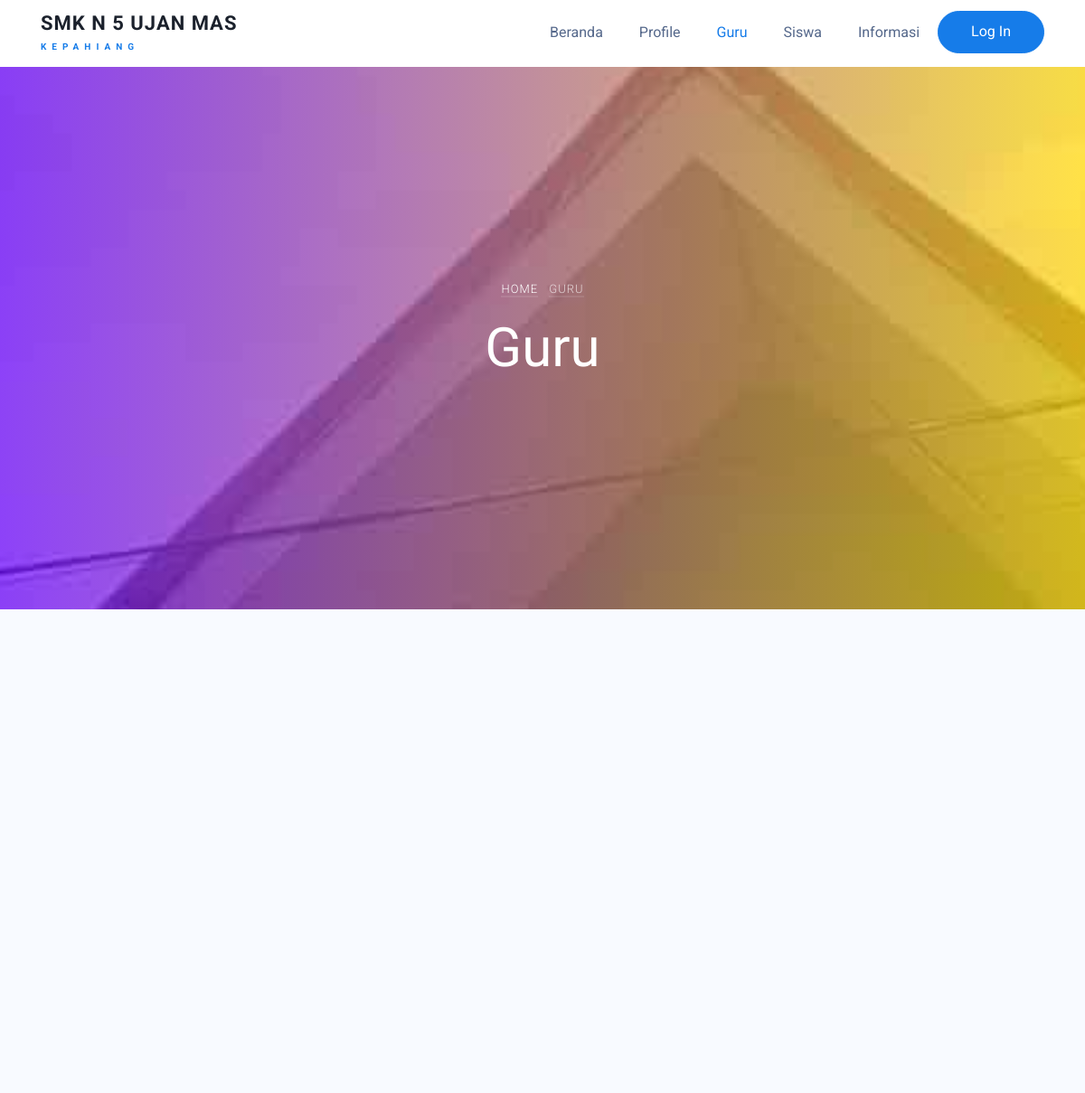
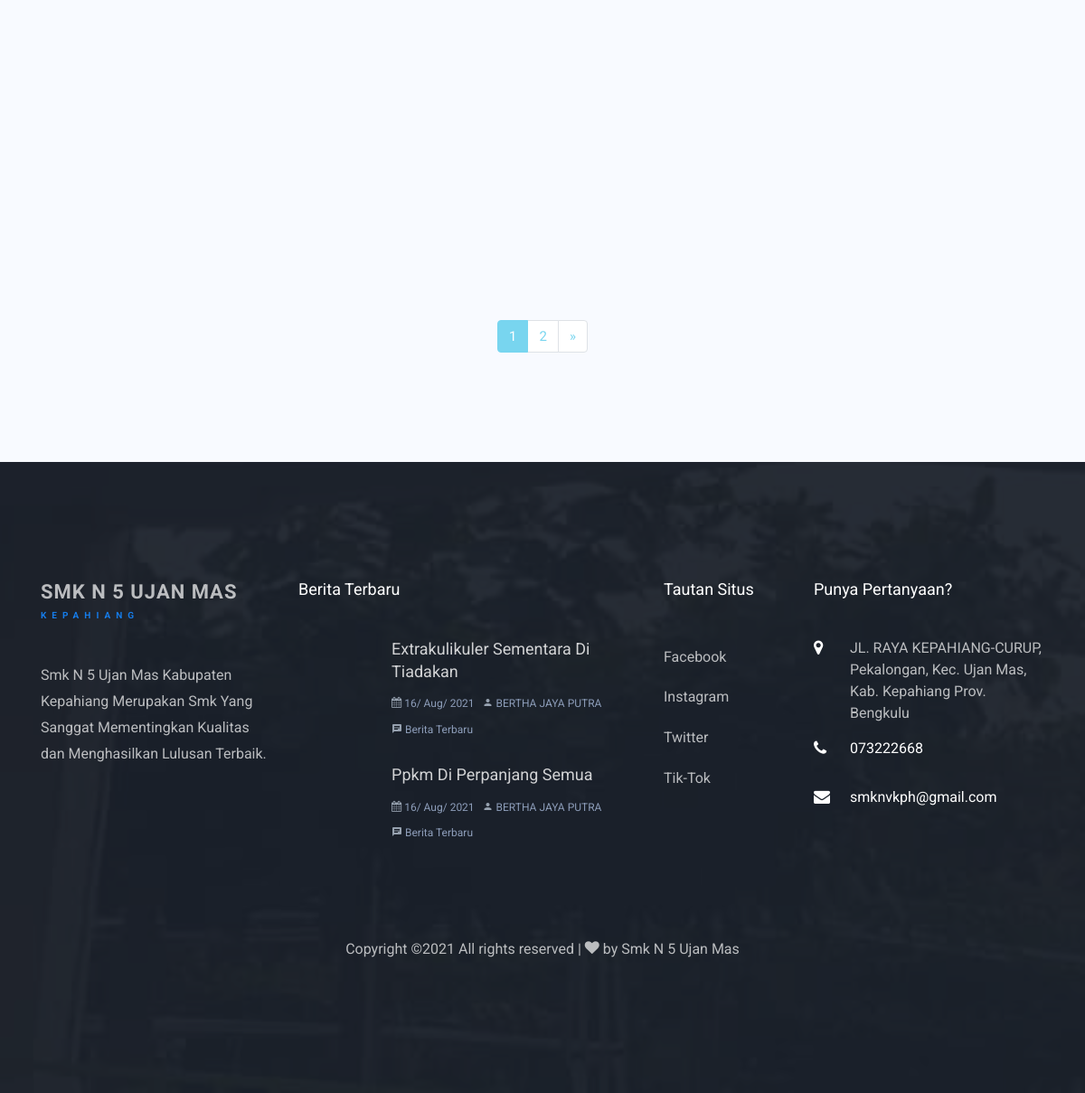
Screenshot of /FrontController/guru with the database file from the repository (2 pictures, top to bottom).
### tables this page shows
CREATE TABLE `db_informasi` (
  `id` int(11) NOT NULL,
  `judul` varchar(50) NOT NULL,
  `isi` text NOT NULL,
  `foto` varchar(225) NOT NULL,
  `ouner_post` varchar(225) NOT NULL,
  `slug_judul` varchar(50) NOT NULL,
  `created_at` varchar(225) NOT NULL
);

### index.php (called while the page is built, shortened)
<?php
require_once BASEPATH.'core/CodeIgniter.php';

### application/models/AssetSekolahModel.php (called while the page is built, shortened)
<?php
class AssetSekolahModel extends CI_Model
{
	public function getNewFooterInformasi()
	{
		$this->db->order_by('id', 'DESC');
		$this->db->limit(2);
		return $this->db->get('db_informasi');
	}
}

### application/models/FrontModel.php (called while the page is built, shortened)
<?php
class FrontModel extends CI_Model
{
	function getSosialMedia()
	{
		return $this->db->get('db_sosial_media')->row_array();
	}
}

### application/views/pages/Front/guru.php (the view, shortened to what this page needs)
<div class="hero-wrap hero-wrap-2" style="background-image: url('<?= base_url('assets/FrontAssets/') ?>images/atas.jpg'); background-attachment:fixed;">
	<div class="overlay"></div>
	<div class="container">
		<div class="row no-gutters slider-text align-items-center justify-content-center" data-scrollax-parent="true">
			<div class="col-md-8 ftco-animate text-center">
				<p class="breadcrumbs"><span class="mr-2"><a href="<?= base_url('FrontController') ?>">Home</a></span> <span>Guru</span></p>
				<h1 class="mb-3 bread">Guru</h1>
			</div>
		</div>
	</div>
</div>
<section class="ftco-section bg-light">
	<div class="container">
		<div class="row justify-content-center mb-5 pb-3">
		</div>
		<div class="row">
		</div>
		<?= $this->pagination->create_links(); ?>
	</div>
</section>

### application/views/includes/Front/footer.php (shortened to what this page needs)
<footer class="ftco-footer ftco-bg-dark ftco-section img" style="background-image: url(<?= base_url('assets/FrontAssets/') ?>images/atas.jpg); background-attachment:fixed;">
	<div class="overlay"></div>
	<div class="container">
		<div class="row mb-5">
			<div class="col-md-3">
				<div class="ftco-footer-widget mb-4">
					<h2><a class="navbar-brand" href="<?= base_url('FrontController') ?>">SMK N 5 Ujan Mas <br><small>Kepahiang</small></a></h2>
					<p>Smk N 5 Ujan Mas Kabupaten Kepahiang Merupakan Smk Yang Sanggat Mementingkan Kualitas dan Menghasilkan Lulusan Terbaik.</p>
					<ul class="ftco-footer-social list-unstyled float-md-left float-lft mt-5">
					</ul>
				</div>
			</div>
			<div class="col-md-4">
				<div class="ftco-footer-widget mb-4">
					<h2 class="ftco-heading-2">Berita Terbaru</h2>
					<?php foreach ($getNewFooterInformasi as $data) : ?>
						<div class="block-21 mb-4 d-flex">
							<a class="blog-img mr-4" style="background-image: url(images/image_1.jpg);"></a>
							<div class="text">
								<h3 class="heading"><a href="<?= base_url('FrontDetailController/getDetaiInformasi/') . $data['slug_judul'] ?>"><?= $data['judul']; ?></a></h3>
								<div class="meta">
									<div><a href="#"><span class="icon-calendar"></span> <?= date("d/ M/ Y", $data['created_at'],); ?></a></div>
									<div><a href="#"><span class="icon-person"></span> <?= $data['ouner_post']; ?></a></div>
									<div><a href="#"><span class="icon-chat"></span> Berita Terbaru</a></div>
								</div>
							</div>
						</div>
					<?php endforeach; ?>
				</div>
			</div>
			<div class="col-md-2">
				<div class="ftco-footer-widget mb-4 ml-md-4">
					<h2 class="ftco-heading-2">Tautan Situs</h2>
					<ul class="list-unstyled">
						<li><a href="<?= $getSosialMedia['facebook'] ?>" target="blank" class="py-2 d-block">Facebook</a></li>
						<li><a href="<?= $getSosialMedia['instagram'] ?>" target="blank" class="py-2 d-block">Instagram</a></li>
						<li><a href="<?= $getSosialMedia['twitter'] ?>" target="blank" class="py-2 d-block">Twitter</a></li>
						<li><a href="<?= $getSosialMedia['tik-tok'] ?>" target="blank" class="py-2 d-block">Tik-Tok</a></li>
					</ul>
				</div>
			</div>
			<div class="col-md-3">
				<div class="ftco-footer-widget mb-4">
					<h2 class="ftco-heading-2">Punya Pertanyaan?</h2>
					<div class="block-23 mb-3">
						<ul>
							<li><span class="icon icon-map-marker"></span><span class="text">JL. RAYA KEPAHIANG-CURUP, Pekalongan, Kec. Ujan Mas, Kab. Kepahiang Prov. Bengkulu</span></li>
							<li><a href="#"><span class="icon icon-phone"></span><span class="text">073222668</span></a></li>
							<li><a href="#"><span class="icon icon-envelope"></span><span class="text">smknvkph@gmail.com</span></a></li>
						</ul>
					</div>
				</div>
			</div>
		</div>
		<div class="row">
			<div class="col-md-12 text-center">
				<p>
					Copyright &copy; All rights reserved | <i class="icon-heart" aria-hidden="true"></i> by <a href="#" target="_blank">Smk N 5 Ujan Mas</a>
				</p>
			</div>
		</div>
	</div>
</footer>
</body>
</html>

### assets/FrontAssets/css/icomoon.css (style rules this page uses)
[class^="icon-"], [class*=" icon-"] { font-family: 'icomoon' !important; speak: none; font-style: normal; font-weight: normal; font-variant: normal; text-transform: none; line-height: 1; -webkit-font-smoothing: antialiased; -moz-osx-font-smoothing: grayscale; }
.icon-heart:before { content: "\f004"; }
.icon-map-marker:before { content: "\f041"; }
.icon-calendar:before { content: "\f073"; }
.icon-phone:before { content: "\f095"; }
.icon-envelope:before { content: "\f0e0"; }
.icon-chat:before { content: "\e0b7"; }
.icon-person:before { content: "\e7fd"; }

### rows the page displays
db_informasi: judul "Extrakulikuler Sementara Di Tiadakan", created_at "16/ Aug/ 2021", ouner_post "BERTHA JAYA PUTRA"
db_informasi: judul "Ppkm Di Perpanjang Semua", created_at "16/ Aug/ 2021", ouner_post "BERTHA JAYA PUTRA"

### other values shown
$this->pagination->create_links() "1 2 »"
